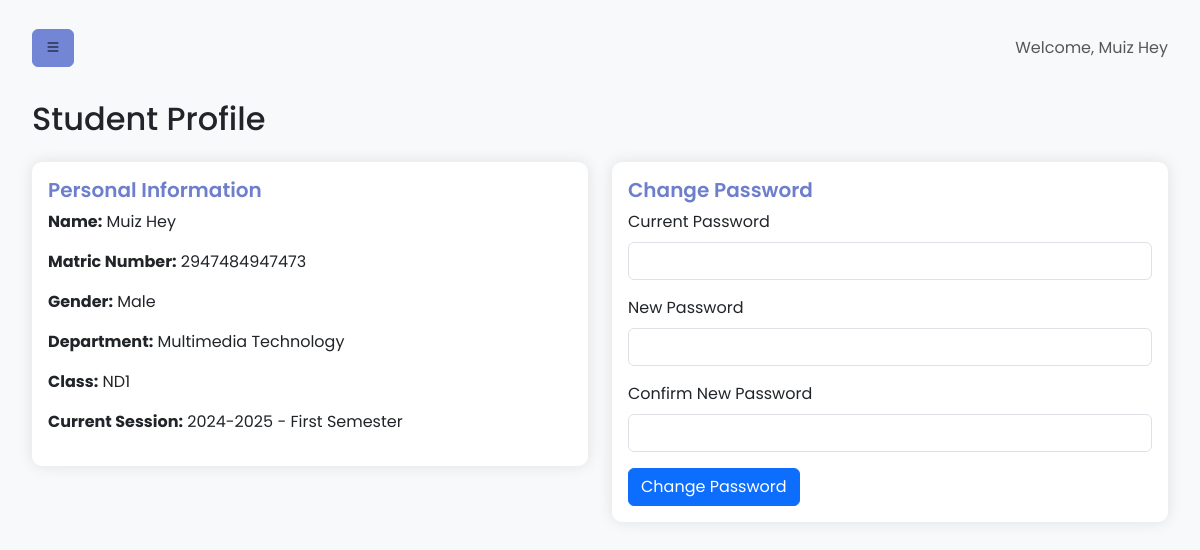
The page /dashboard/student/profile.php (signed in) on the database its author committed.
### tables this page shows
CREATE TABLE `Students` (
  `student_id` int(11) NOT NULL,
  `matriculation_number` varchar(20) NOT NULL,
  `first_name` varchar(50) NOT NULL,
  `last_name` varchar(50) NOT NULL,
  `department_id` int(11) NOT NULL,
  `gender` enum('Male','Female','Other') NOT NULL,
  `class` enum('ND1','ND2','HND1','HND2') NOT NULL,
  `academic_year_id` int(11) NOT NULL,
  `session_id` int(11) NOT NULL,
  `password` varchar(255) NOT NULL
);

CREATE TABLE `Departments` (
  `department_id` int(11) NOT NULL,
  `department_name` varchar(100) NOT NULL
);

CREATE TABLE `AcademicYears` (
  `academic_year_id` int(11) NOT NULL,
  `academic_year` varchar(9) NOT NULL
);

CREATE TABLE `Sessions` (
  `session_id` int(11) NOT NULL,
  `session_name` varchar(50) NOT NULL
);

### dashboard/student/profile.php (the view, shortened to what this page needs)
<?php
require_once '../../db.php';
$student_id = $_SESSION['student_id'];
$stmt = $conn->prepare("SELECT s.*, d.department_name, ay.academic_year, sess.session_name
                        FROM Students s
                        JOIN Departments d ON s.department_id = d.department_id
                        JOIN AcademicYears ay ON s.academic_year_id = ay.academic_year_id
                        JOIN Sessions sess ON s.session_id = sess.session_id
                        WHERE s.student_id = ?");
$stmt->bind_param("i", $student_id);
$stmt->execute();
$result = $stmt->get_result();
$student = $result->fetch_assoc();
?>
<!DOCTYPE html>
<html lang="en">
<head>
    <link href="https://cdn.jsdelivr.net/npm/bootstrap@5.3.3/dist/css/bootstrap.min.css" rel="stylesheet">
    <link href="https://cdn.jsdelivr.net/npm/bootstrap-icons@1.7.2/font/bootstrap-icons.css" rel="stylesheet">
    <link rel="stylesheet" href="../../css/student_dashboard.css">
</head>
<body>
    <div class="wrapper">
        <div id="content">
            <nav class="navbar navbar-expand-lg navbar-light bg-light">
                <div class="container-fluid">
                    <button type="button" id="sidebarCollapse" class="btn btn-info">
                        <i class="bi bi-list"></i>
                    </button>
                    <span class="navbar-text ms-3">
                        Welcome, <?php echo htmlspecialchars($student['first_name'] . ' ' . $student['last_name']); ?>
                    </span>
                </div>
            </nav>
            <div class="container-fluid mt-4">
                <h2 class="mb-4">Student Profile</h2>
                <div class="row">
                    <div class="col-md-6 mb-4">
                        <div class="card">
                            <div class="card-body">
                                <h5 class="card-title">Personal Information</h5>
                                <p><strong>Name:</strong> <?php echo htmlspecialchars($student['first_name'] . ' ' . $student['last_name']); ?></p>
                                <p><strong>Matric Number:</strong> <?php echo htmlspecialchars($student['matriculation_number']); ?></p>
                                <p><strong>Gender:</strong> <?php echo htmlspecialchars($student['gender']); ?></p>
                                <p><strong>Department:</strong> <?php echo htmlspecialchars($student['department_name']); ?></p>
                                <p><strong>Class:</strong> <?php echo htmlspecialchars($student['class']); ?></p>
                                <p><strong>Current Session:</strong> <?php echo htmlspecialchars($student['academic_year'] . ' - ' . $student['session_name']); ?></p>
                            </div>
                        </div>
                    </div>
                    <div class="col-md-6 mb-4">
                        <div class="card">
                            <div class="card-body">
                                <h5 class="card-title">Change Password</h5>
                                <form method="POST" action="">
                                    <div class="mb-3">
                                        <label for="current_password" class="form-label">Current Password</label>
                                        <input type="password" class="form-control" id="current_password" name="current_password" required>
                                    </div>
                                    <div class="mb-3">
                                        <label for="new_password" class="form-label">New Password</label>
                                        <input type="password" class="form-control" id="new_password" name="new_password" required>
                                    </div>
                                    <div class="mb-3">
                                        <label for="confirm_password" class="form-label">Confirm New Password</label>
                                        <input type="password" class="form-control" id="confirm_password" name="confirm_password" required>
                                    </div>
                                    <button type="submit" class="btn btn-primary">Change Password</button>
                                </form>
                            </div>
                        </div>
                    </div>
                </div>
            </div>
        </div>
    </div>
</body>
</html>

### css/student_dashboard.css (style rules this page uses)
body { font-family: 'Poppins', sans-serif; background-color: #f8f9fa; overflow-x: hidden; }
.wrapper { display: flex; width: 100%; align-items: stretch; }
#content { width: 100%; padding: 20px; min-height: 100vh; transition: all 0.3s; }
.card { border: none; border-radius: 10px; box-shadow: 0 0 15px rgba(0, 0, 0, 0.1); }
.card-title { color: #6d7fcc; font-weight: 600; }
.btn-info { background-color: #7386D5; border-color: #7386D5; }

### rows shown on the page
students: first_name+last_name "Muiz Hey", matriculation_number "2947484947473", gender "Male", department.department_name "Multimedia Technology", class "ND1", academic_year.session_name "2024-2025 - First Semester"
